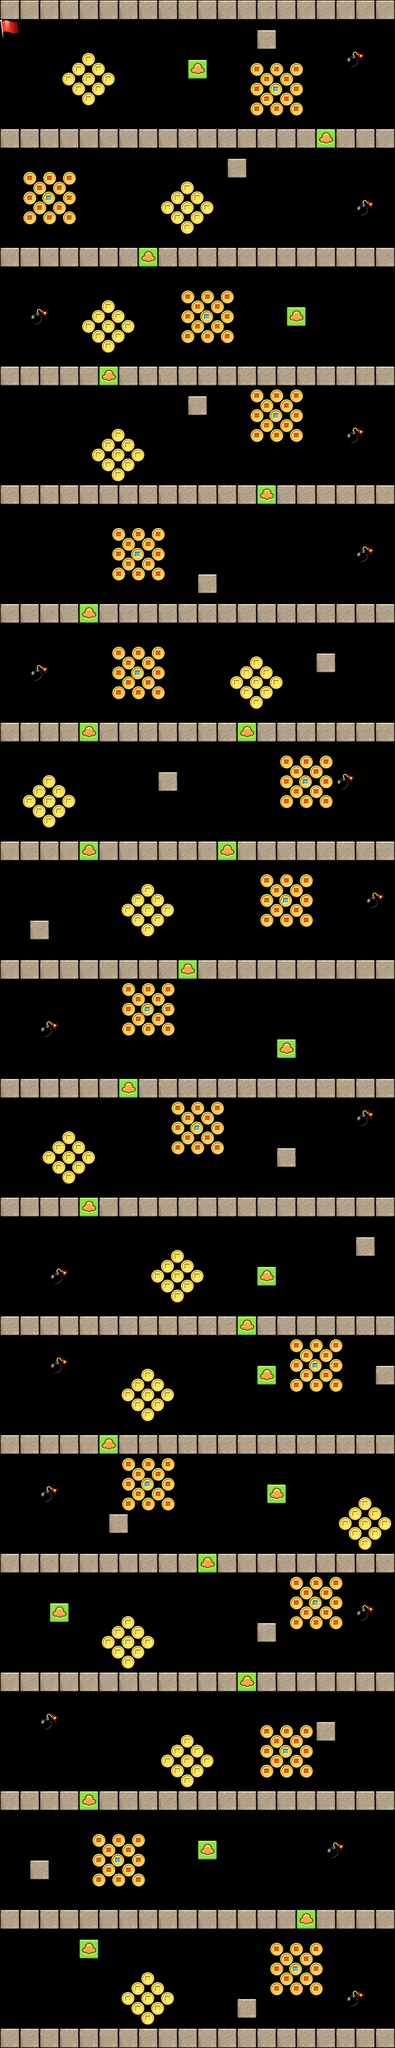

Tiled map render using the project's own tile images. Description and the map definition, with tile-layer contents summarised, below:
An orthogonal 40x207 tile map with 32x32 px tiles, 1 tile layer (bonus).

<map version="1.0" orientation="orthogonal" width="40" height="207" tilewidth="32" tileheight="32">
 <tileset firstgid="1" name="layer_award" tilewidth="64" tileheight="64" spacing="2">
  <image source="layer_award-ipad.png" width="512" height="1024" />
 </tileset>
 <layer name="bonus" width="40" height="207">
  <data>[8280 cells, 8280 non-empty, 8 distinct tile ids]</data>
 </layer>
</map>